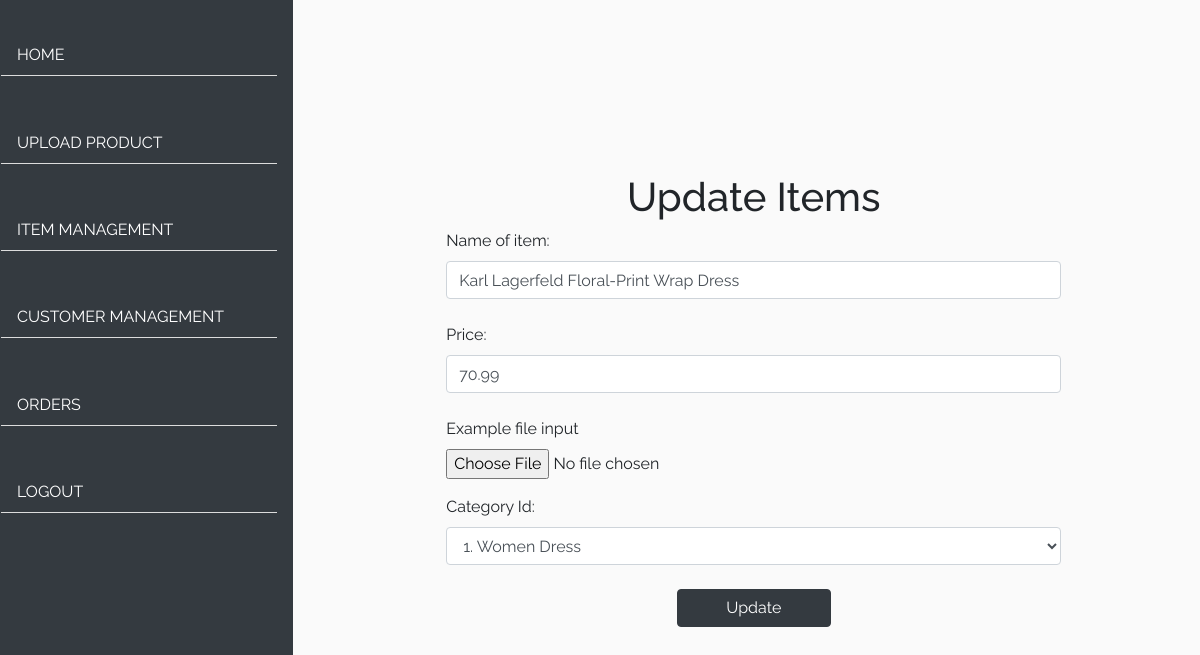
The page /update_product.php?id=1 on the database its author committed.
### tables this page shows
CREATE TABLE products (
  id int(11) NOT NULL AUTO_INCREMENT PRIMARY KEY,
  product_img varchar(255) NOT NULL,
  product_name varchar(100) NOT NULL,
  product_price double(10,2) NOT NULL,
  category_id int(11) NOT NULL
);

### update_product.php (the view, shortened to what this page needs)
<?php
if (isset($_GET["id"])) {
    $id = $_GET["id"];
    $sql = "SELECT * FROM products WHERE id = '$id'";
    $result = mysqli_query($GLOBALS['con'], $sql);
    $product = mysqli_fetch_assoc($result);
}
?>
<!DOCTYPE html>
<html lang="en">
<head>
    <link rel="stylesheet" href="https://use.fontawesome.com/releases/v5.0.13/css/all.css"
>
    <link rel="stylesheet" href="https://stackpath.bootstrapcdn.com/bootstrap/4.1.1/css/bootstrap.min.css"
>
    <link rel="stylesheet" href="https://cdnjs.cloudflare.com/ajax/libs/ekko-lightbox/5.3.0/ekko-lightbox.css"
 />
    <link rel="stylesheet" href="style.css">
</head>
<body>
    <?php include 'include/admin_nav.php'; ?>
    <main>
        <div class="row justify-content-center align-items-center height-100">
            <div class="col-md-6 offset-md-3 px-0">
                <h1 class="text-center mt-5">Update Items</h1>
                <form action="" method="POST" enctype="multipart/form-data">
                    <div class="form-group mx-auto">
                        <label for="product_name">Name of item:</label>
                        <input type=" text" name="product_name" class="form-control" id="product_name"
                            placeholder="Name of item"
                            value="<?php echo htmlspecialchars($product['product_name']); ?>"><br>
                        <label for="Price">Price: </label>
                        <input type="text" name="product_price" class="form-control" id="product_price"
                            placeholder="Price" value="<?php echo htmlspecialchars($product['product_price']); ?>"><br>
                        <div class="form-group">
                            <label for="exampleFormControlFile1">Example file input</label>
                            <input type="file" name="product_img" class="form-control-file"
                                id="exampleFormControlFile1">
                        </div>
                        <label for="category_id">Category Id:</label>
                        <select class="form-control" name="category_id">
                            <option value="1">1. Women Dress</option>
                        </select>
                        <br>
                        <input type="submit" value="Update" class="btn btn-dark mx-auto w-25 d-block mb-5"
                            name="update">
                    </div>
                </form>
            </div>
        </div>
    </main>
</body>

### style.css (style rules this page uses)
* { margin: 0; padding: 0; box-sizing: border-box; font-family: "Raleway"; }
.height-100 { height: 100vh !important; }
main { background: #fafafa; }

### rows shown on the page
products: product_name "Karl Lagerfeld Floral-Print Wrap Dress", product_price "70.99"
